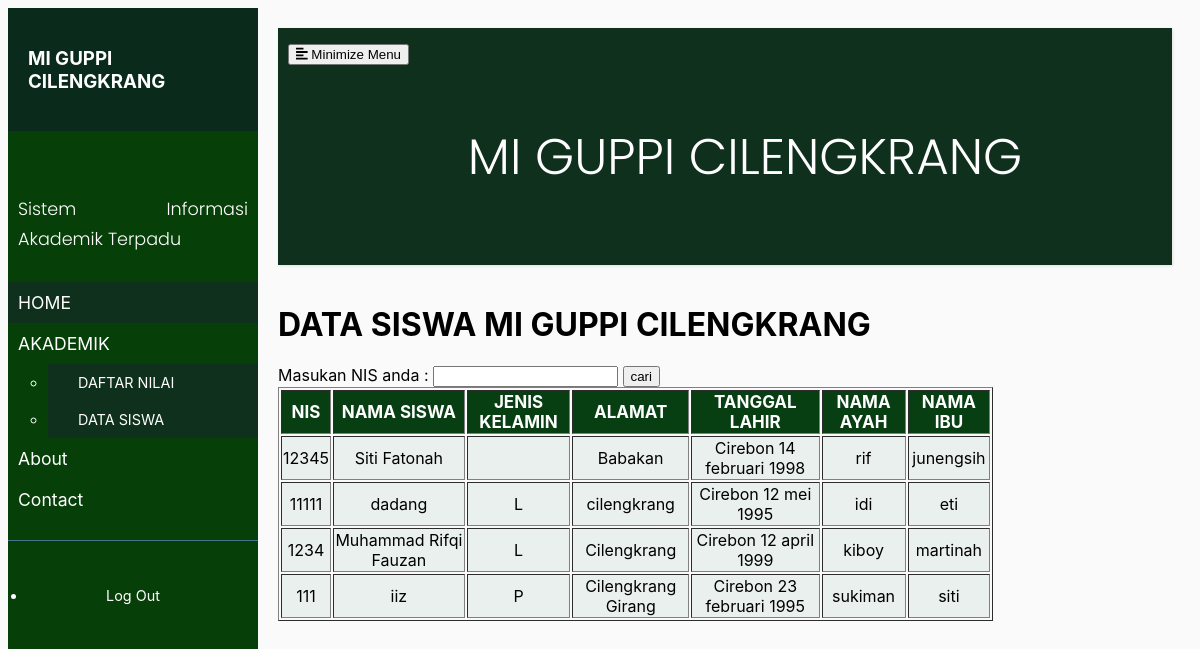
Page /datasiswa.php on the committed database.
### tables this page shows
CREATE TABLE `data_siswa` (
  `nis` int(10) NOT NULL,
  `nama_siswa` varchar(50) DEFAULT NULL,
  `jk` varchar(1) DEFAULT NULL,
  `alamat` varchar(60) DEFAULT NULL,
  `ttl` varchar(100) DEFAULT NULL,
  `nama_ayah` varchar(50) DEFAULT NULL,
  `nama_ibu` varchar(50) DEFAULT NULL,
  PRIMARY KEY (`nis`)
);

### datasiswa.php (the view, shortened to what this page needs)
<?php
include("koneksi.php");
?>
<!DOCTYPE html>
<html>
<head>
    <link rel="stylesheet" href="style.css">
</head>
<body>
    <div class="wrapper">
        <nav id="sidebar">
            <div class="sidebar-header">
                <h3>MI GUPPI CILENGKRANG</h3>
            </div>
            <ul class="list-unstyled komponen">
                <p>Sistem Informasi Akademik Terpadu</p>
                <li class="active">
                    <a href="index.php" >HOME</a>
                </li>
                <li>
                    <a href="#" data-toggle="collapse" aria-expanded="false" class="dropdown-toggle">AKADEMIK</a>
                    <ul class="collapse list-unstyled" id="pageSubmenu">
                        <li>
                            <a href="akademik.php">DAFTAR NILAI</a>
                        </li>
                        <li>
                            <a href="datasiswa.php">DATA SISWA</a>
                        </li>
                    </ul>
                </li>
                <li>
                    <a href="about.html">About</a>
                </li>
                <li>
                <a href="contact.php">Contact</a>
                </li>
            </ul>
            <ul class="list-unstyled sdbawah">
                <li>
                    <a href="login.php" class="download">Log Out</a>
                </li>
            </ul>
        </nav>
        <div id="content">
            <nav class="navbar navbar-expand-lg navbar-light bg-light">
                <div class="container-fluid">
                    <button type="button" id="sidebarCollapse" class="btn btn-info">
                        <i class="fas fa-align-left"></i>
                        <span>Minimize Menu</span>
                    </button>
                    <div class="collapse navbar-collapse" id="navbarSupportedContent">
                        <ul class="judul">
                            <p>MI GUPPI CILENGKRANG</p>
                        </ul>
                    </div>
                </div>
            </nav>
            <h1>DATA SISWA MI GUPPI CILENGKRANG</h1>
<form action="datasiswa.php" method="get">
<label>Masukan NIS anda :</label>
<input type="text" name="cari">
<input type="submit" value="cari">
</form>
<table width='80%' border=1>
<thead><th>NIS</th> <th>NAMA SISWA</th> <th>JENIS KELAMIN</th> <th>ALAMAT</th><th>TANGGAL LAHIR</th><th>NAMA AYAH</th><th>NAMA IBU</th></thead>
<?php
    if(isset($_GET['cari'])){
        $cari = $_GET['cari'];
        $result = mysqli_query($conn,"select * from data_siswa where nis like '%".$cari."%'");
    }else{
        $result = mysqli_query($conn, "SELECT * FROM data_siswa ORDER BY nis DESC");
 }
while($user_data = mysqli_fetch_array($result)){
    ?>
<tr>
    <td><?php echo $user_data['nis'];?></td>
    <td><?php echo $user_data['nama_siswa'];?></td>
    <td><?php echo $user_data['jk'];?></td>
    <td><?php echo $user_data['alamat'];?></td>
    <td><?php echo $user_data['ttl'];?></td>
    <td><?php echo $user_data['nama_ayah'];?></td>
    <td><?php echo $user_data['nama_ibu'];?></td>
<?php } ?>
</table>
        </div>
    </div>
</body>
</html>

### style.css (style rules this page uses)
body { font-family: Impact, Haettenschweiler, 'Arial Narrow Bold', sans-serif; background: #fafafa; }
p { font-family: 'Poppins', sans-serif; font-size: 1.1em; font-weight: 300; line-height: 1.7em; color: rgb(12, 11, 11); text-align: justify; }
.judul p { color: white; text-align: center; font-size: 50px; }
table { text-align: center; }
table th { background:#073f13; }
table td { background: rgb(234, 240, 237); }
thead th { color: white; font-size: 17px; }
a, a:hover, a:focus { color: inherit; text-decoration: none; transition: all 0.3s; }
.navbar { padding: 15px 10px; background: #0f301c; border:1px; border-radius: 0; margin-bottom: 40px; box-shadow: 1px 1px 3px rgba(0, 0, 0, 0.1); }
.wrapper { display: flex; width: 100%; align-items: stretch; font-family: -apple-system, BlinkMacSystemFont, 'Segoe UI', Roboto, Oxygen, Ubuntu, Cantarell, 'Open Sans', 'Helvetica Neue', sans-serif; }
#sidebar { min-width: 250px; max-width: 250px; background: #073f09; color: #fff; transition: all 0.3s; }
#sidebar .sidebar-header { padding: 20px; background: #0a2b1b; }
#sidebar ul.komponen { padding: 20px 0; border-bottom: 1px solid #47748b; }
#sidebar ul p { color: #fff; padding: 10px; }
#sidebar ul li a { padding: 10px; font-size: 1.1em; display: block; }
#sidebar ul li.active>a, a[aria-expanded="true"] { color: #fff; background: #0f301c; }
a[data-toggle="collapse"] { position: relative; }
.dropdown-toggle::after { display: block; position: absolute; top: 50%; right: 20px; transform: translateY(-50%); }
ul ul a { font-size: 0.9em !important; padding-left: 30px !important; background: #0f301c; }
ul.sdbawah { padding: 20px; }
ul.sdbawah a { text-align: center; font-size: 0.9em !important; display: block; border-radius: 5px; margin-bottom: 5px; }
body { font-family: sans-serif; }
#content { width: 100%; padding: 20px; min-height: 100vh; transition: all 0.3s; }

### rows in the picture
data_siswa: nis "12345", nama_siswa "Siti Fatonah", alamat "Babakan", ttl "Cirebon 14 februari 1998", nama_ayah "rif", nama_ibu "junengsih"
data_siswa: nis "11111", nama_siswa "dadang", jk "L", alamat "cilengkrang", ttl "Cirebon 12 mei 1995", nama_ayah "idi", nama_ibu "eti"
data_siswa: nis "1234", nama_siswa "Muhammad Rifqi Fauzan", jk "L", alamat "Cilengkrang", ttl "Cirebon 12 april 1999", nama_ayah "kiboy", nama_ibu "martinah"
data_siswa: nis "111", nama_siswa "iiz", jk "P", alamat "Cilengkrang Girang", ttl "Cirebon 23 februari 1995", nama_ayah "sukiman", nama_ibu "siti"
